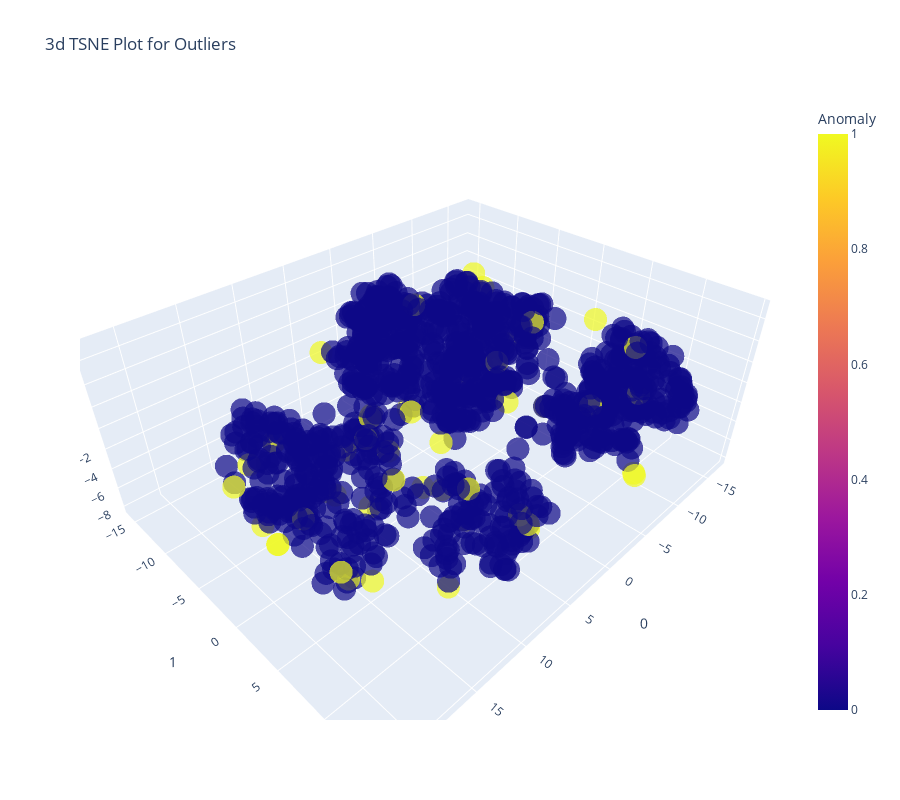

Notebook code for this chart:
### Code cell
# functional API
evaluate_model(iforest)

### Figure 1 — Plotly figure (JSON) as saved in the notebook; plotly's stock layout.template omitted (floating-point values rounded to 4 significant figures; data arrays with more than 128 entries replaced by an {"elided": "..."} marker saying what was removed)
{"data": [{"customdata": {"elided": "1000x1 float values"}, "hovertemplate": "0=%{x}<br>1=%{y}<br>2=%{z}<br>Feature=%{customdata[0]}<br>Anomaly=%{marker.color}<extra></extra>", "legendgroup": "", "marker": {"color": {"elided": "1000 int values"}, "coloraxis": "coloraxis", "opacity": 0.7, "symbol": "circle"}, "mode": "markers", "name": "", "scene": "scene", "showlegend": false, "type": "scatter3d", "x": {"elided": "1000 float values"}, "y": {"elided": "1000 float values"}, "z": {"elided": "1000 float values"}}], "layout": {"coloraxis": {"colorbar": {"title": {"text": "Anomaly"}}, "colorscale": [[0, "#0d0887"], [0.1111, "#46039f"], [0.2222, "#7201a8"], [0.3333, "#9c179e"], [0.4444, "#bd3786"], [0.5556, "#d8576b"], [0.6667, "#ed7953"], [0.7778, "#fb9f3a"], [0.8889, "#fdca26"], [1, "#f0f921"]]}, "height": 800, "legend": {"tracegroupgap": 0}, "scene": {"domain": {"x": [0, 1], "y": [0, 1]}, "xaxis": {"title": {"text": "0"}}, "yaxis": {"title": {"text": "1"}}, "zaxis": {"title": {"text": "2"}}}, "title": {"text": "3d TSNE Plot for Outliers"}, "width": 900}}
